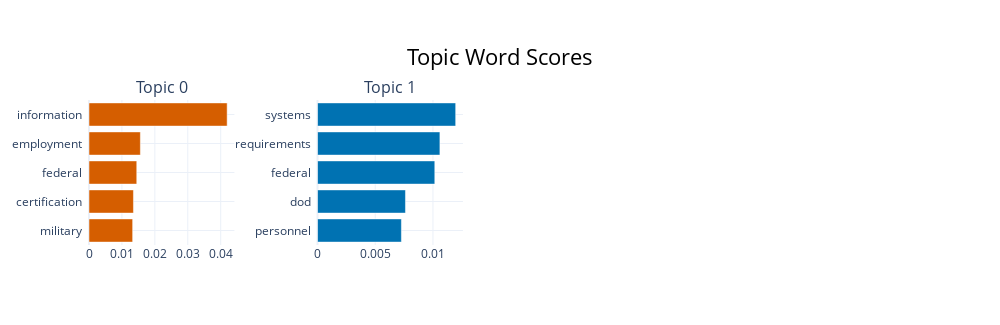

Notebook cell for this chart:
### Code cell
topic_model_usa.visualize_barchart()

### Figure 1 — Plotly figure (JSON) as saved in the notebook; plotly's stock layout.template omitted (floating-point values rounded to 4 significant figures)
{"data": [{"marker": {"color": "#D55E00"}, "orientation": "h", "type": "bar", "x": [0.01326, 0.0135, 0.01451, 0.0156, 0.04196], "xaxis": "x", "y": ["military  ", "certification  ", "federal  ", "employment  ", "information  "], "yaxis": "y"}, {"marker": {"color": "#0072B2"}, "orientation": "h", "type": "bar", "x": [0.007266, 0.007619, 0.01016, 0.0106, 0.01197], "xaxis": "x2", "y": ["personnel  ", "dod  ", "federal  ", "requirements  ", "systems  "], "yaxis": "y2"}], "layout": {"annotations": [{"font": {"size": 16}, "showarrow": false, "text": "Topic 0", "x": 0.0875, "xanchor": "center", "xref": "paper", "y": 1, "yanchor": "bottom", "yref": "paper"}, {"font": {"size": 16}, "showarrow": false, "text": "Topic 1", "x": 0.3625, "xanchor": "center", "xref": "paper", "y": 1, "yanchor": "bottom", "yref": "paper"}], "height": 325, "hoverlabel": {"bgcolor": "white", "font": {"family": "Rockwell", "size": 16}}, "showlegend": false, "title": {"font": {"color": "Black", "size": 22}, "text": "Topic Word Scores", "x": 0.5, "xanchor": "center", "yanchor": "top"}, "width": 1000, "xaxis": {"anchor": "y", "domain": [0, 0.175], "showgrid": true}, "xaxis2": {"anchor": "y2", "domain": [0.275, 0.45], "showgrid": true}, "xaxis3": {"anchor": "y3", "domain": [0.55, 0.725], "showgrid": true}, "xaxis4": {"anchor": "y4", "domain": [0.825, 1], "showgrid": true}, "yaxis": {"anchor": "x", "domain": [0, 1], "showgrid": true}, "yaxis2": {"anchor": "x2", "domain": [0, 1], "showgrid": true}, "yaxis3": {"anchor": "x3", "domain": [0, 1], "showgrid": true}, "yaxis4": {"anchor": "x4", "domain": [0, 1], "showgrid": true}}}
